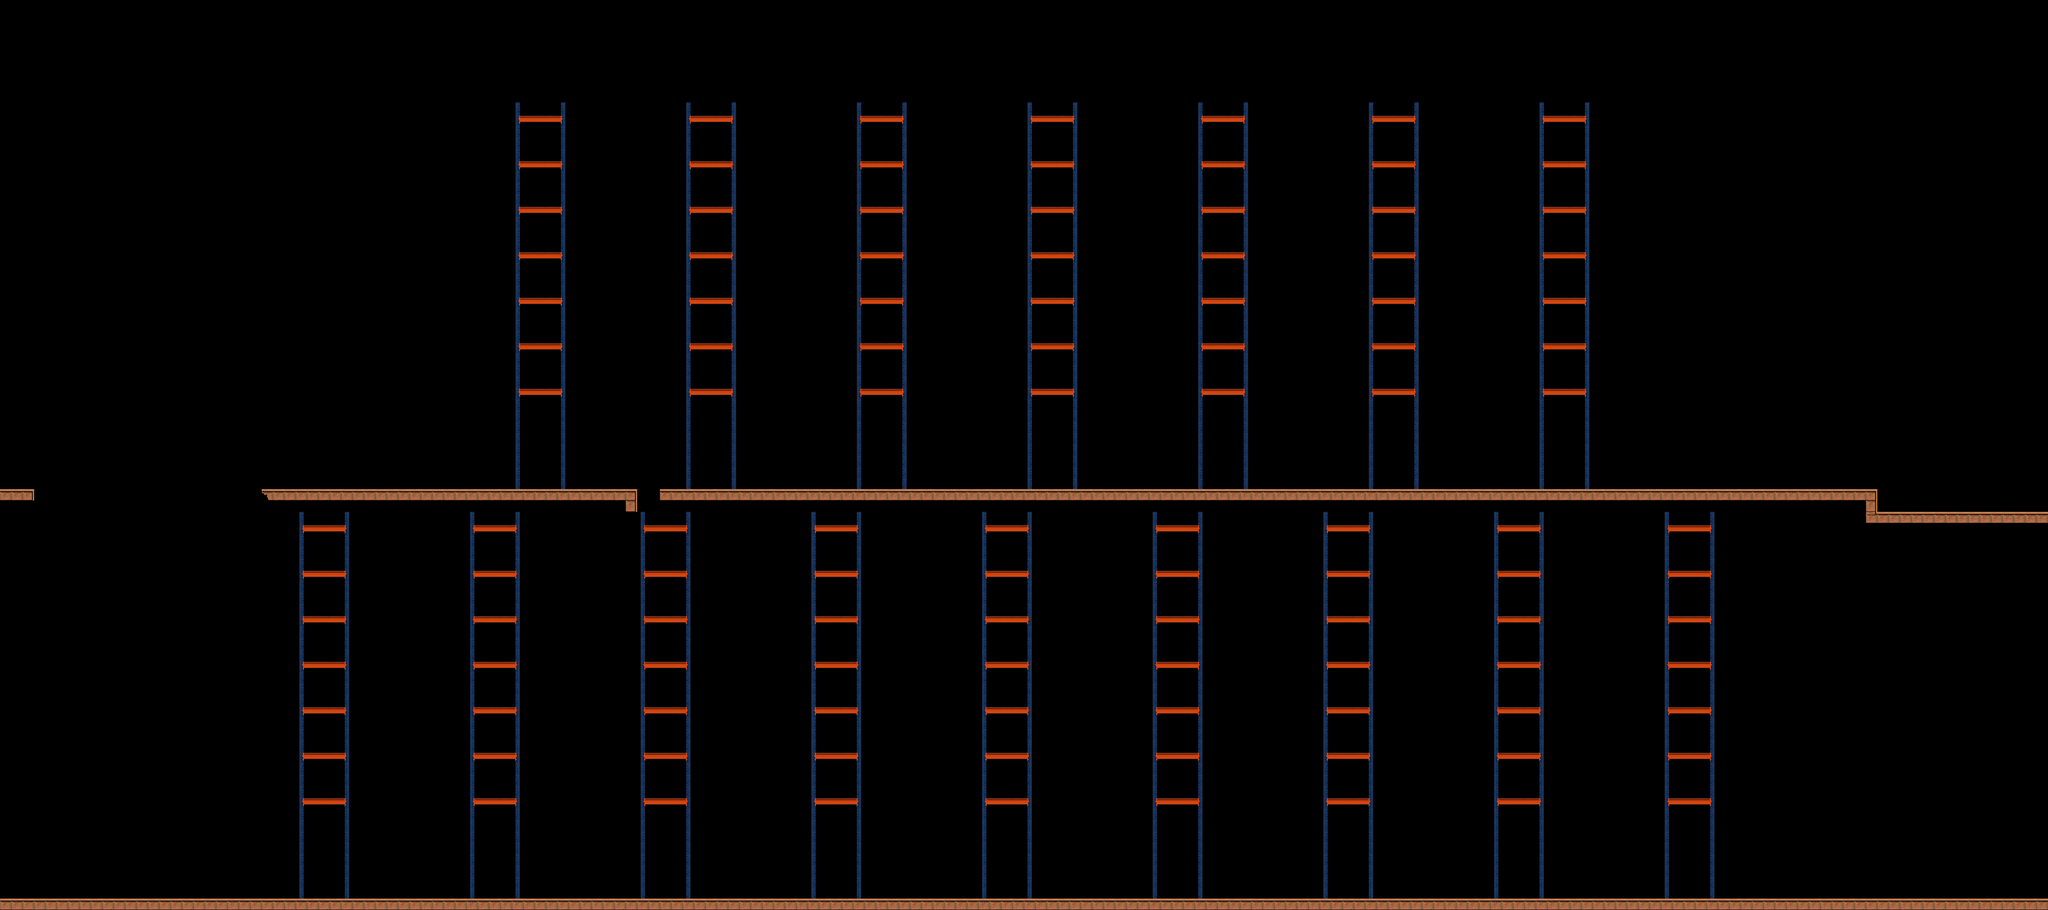

The image is a tile-based game level rendered from a .tmx file. Its description and source (layers, tilesets, objects; grid data summarised) follow:
An orthogonal 180x80 tile map with 32x32 px tiles, 1 tile layer (Слой тайлов 1) and 117 objects.

<map version="1.2" tiledversion="1.2.5" orientation="orthogonal" renderorder="right-down" width="180" height="80" tilewidth="32" tileheight="32" infinite="0" nextlayerid="4" nextobjectid="121">
 <tileset firstgid="1" source="TilesFull.tsx" />
 <layer id="2" name="Слой тайлов 1" width="180" height="80">
  <data>[14400 cells, 1765 non-empty, 10 distinct tile ids]</data>
 </layer>
 <objectgroup id="3" name="collision-layer">
  <object id="1" x="96" y="1376">
   <polyline points="0,0 -96,0" />
  </object>
  <object id="3" x="0" y="2528">
   <polyline points="0,0 5760,0" />
  </object>
  <object id="4" x="1452" y="326.333">
   <polyline points="0,0 132.333,0.666667" />
  </object>
  <object id="5" x="1555" y="329">
   <polyline points="-103.333,125.667 28.9997,126.333" />
  </object>
  <object id="6" x="1582" y="442.333">
   <polyline points="-130,140.333 2.333,141" />
  </object>
  <object id="7" x="1574.33" y="709.333">
   <polyline points="-120.333,1.66667 11.9997,2.33333" />
  </object>
  <object id="8" x="1456.67" y="844">
   <polyline points="-2.66667,-5 129.666,-4.33333" />
  </object>
  <object id="9" x="1491.67" y="983.333">
   <polyline points="-37.6667,-16.6667 94.6663,-16" />
  </object>
  <object id="10" x="1492" y="1112.33">
   <polyline points="-37.3333,-17.6667 94.9997,-17" />
  </object>
  <object id="11" x="1588" y="268.003">
   <polyline points="346.667,59.3333 479,60" />
  </object>
  <object id="12" x="1691" y="270.67">
   <polyline points="243.334,185 375.666,185.666" />
  </object>
  <object id="13" x="1718" y="384.003">
   <polyline points="216.667,199.666 349,200.333" />
  </object>
  <object id="14" x="1710.33" y="651.003">
   <polyline points="226.334,61 358.666,61.6667" />
  </object>
  <object id="15" x="1592.67" y="785.67">
   <polyline points="344,54.3333 476.333,55" />
  </object>
  <object id="16" x="1627.67" y="925.003">
   <polyline points="309,42.6666 441.333,43.3333" />
  </object>
  <object id="17" x="1628" y="1054">
   <polyline points="309.333,41.6666 441.666,42.3333" />
  </object>
  <object id="18" x="2526" y="-201.997">
   <polyline points="-115,528.5 17.333,529.167" />
  </object>
  <object id="19" x="2629" y="-199.33">
   <polyline points="-218.333,654.167 -86.0003,654.833" />
  </object>
  <object id="20" x="2656" y="-85.997">
   <polyline points="-245,668.833 -112.667,669.5" />
  </object>
  <object id="21" x="2648.33" y="181.003">
   <polyline points="-235.333,530.167 -103,530.833" />
  </object>
  <object id="22" x="2530.67" y="315.67">
   <polyline points="-117.667,523.5 14.666,524.167" />
  </object>
  <object id="23" x="2565.67" y="455.003">
   <polyline points="-152.667,511.833 -20.3337,512.5" />
  </object>
  <object id="24" x="2566" y="584">
   <polyline points="-152.333,510.833 -20.0003,511.5" />
  </object>
  <object id="25" x="3252" y="268.003">
   <polyline points="-361,59 -228.667,59.6667" />
  </object>
  <object id="26" x="3355" y="270.67">
   <polyline points="-464.333,184.667 -332,185.333" />
  </object>
  <object id="27" x="3382" y="384.003">
   <polyline points="-491,199.333 -358.667,200" />
  </object>
  <object id="28" x="3374.33" y="651.003">
   <polyline points="-481.333,60.6667 -349,61.3333" />
  </object>
  <object id="29" x="3256.67" y="785.67">
   <polyline points="-363.667,54 -231.334,54.6667" />
  </object>
  <object id="30" x="3291.67" y="925.003">
   <polyline points="-398.667,42.3333 -266.334,43" />
  </object>
  <object id="31" x="3292" y="1054">
   <polyline points="-398.333,41.3333 -266,42" />
  </object>
  <object id="32" x="1968" y="122.003">
   <polyline points="1402.83,205 1535.17,205.667" />
  </object>
  <object id="33" x="2071" y="124.67">
   <polyline points="1299.5,330.667 1431.83,331.333" />
  </object>
  <object id="34" x="2098" y="238.003">
   <polyline points="1272.83,345.333 1405.17,346" />
  </object>
  <object id="35" x="2090.33" y="505.003">
   <polyline points="1282.5,206.667 1414.83,207.333" />
  </object>
  <object id="36" x="1972.67" y="639.67">
   <polyline points="1400.17,200 1532.5,200.667" />
  </object>
  <object id="37" x="2007.67" y="779.003">
   <polyline points="1365.17,188.333 1497.5,189" />
  </object>
  <object id="38" x="2008" y="908">
   <polyline points="1365.5,187.333 1497.83,188" />
  </object>
  <object id="39" x="2906" y="-347.997">
   <polyline points="941.167,674.167 1073.5,674.834" />
  </object>
  <object id="40" x="3009" y="-345.33">
   <polyline points="837.834,799.834 970.166,800.5" />
  </object>
  <object id="41" x="3036" y="-231.997">
   <polyline points="811.167,814.5 943.5,815.167" />
  </object>
  <object id="42" x="3028.33" y="35.003">
   <polyline points="820.834,675.834 953.167,676.5" />
  </object>
  <object id="43" x="2910.67" y="169.67">
   <polyline points="938.5,669.167 1070.83,669.834" />
  </object>
  <object id="44" x="2945.67" y="309.003">
   <polyline points="903.5,657.5 1035.83,658.167" />
  </object>
  <object id="45" x="2946" y="438">
   <polyline points="903.834,656.5 1036.17,657.167" />
  </object>
  <object id="46" x="3632" y="122.003">
   <polyline points="695.167,204.667 827.5,205.333" />
  </object>
  <object id="47" x="3735" y="124.67">
   <polyline points="591.834,330.334 724.167,331" />
  </object>
  <object id="48" x="3762" y="238.003">
   <polyline points="565.167,345 697.5,345.667" />
  </object>
  <object id="49" x="3754.33" y="505.003">
   <polyline points="574.834,206.333 707.167,207" />
  </object>
  <object id="50" x="3636.67" y="639.67">
   <polyline points="692.5,199.667 824.833,200.333" />
  </object>
  <object id="51" x="3671.67" y="779.003">
   <polyline points="657.5,188 789.833,188.667" />
  </object>
  <object id="52" x="3672" y="908">
   <polyline points="657.834,187 790.167,187.667" />
  </object>
  <object id="53" x="924" y="1194.33">
   <polyline points="-81,284.333 51.333,285" />
  </object>
  <object id="54" x="1027" y="1197">
   <polyline points="-184.333,410 -52.0003,410.666" />
  </object>
  <object id="55" x="1054" y="1310.33">
   <polyline points="-211,424.666 -78.667,425.333" />
  </object>
  <object id="56" x="1046.33" y="1577.33">
   <polyline points="-201.333,286 -69.0003,286.667" />
  </object>
  <object id="57" x="928.67" y="1712">
   <polyline points="-83.6667,279.333 48.666,280" />
  </object>
  <object id="58" x="963.67" y="1851.33">
   <polyline points="-118.667,267.667 13.6663,268.333" />
  </object>
  <object id="59" x="964" y="1980.33">
   <polyline points="-118.333,266.667 13.9997,267.333" />
  </object>
  <object id="60" x="1060" y="1136">
   <polyline points="265.667,343.667 398,344.333" />
  </object>
  <object id="61" x="1163" y="1138.67">
   <polyline points="162.334,469.333 294.666,469.999" />
  </object>
  <object id="62" x="1190" y="1252">
   <polyline points="135.667,483.999 268,484.666" />
  </object>
  <object id="63" x="1182.33" y="1519">
   <polyline points="145.334,345.333 277.666,346" />
  </object>
  <object id="64" x="1064.67" y="1653.67">
   <polyline points="263,338.667 395.333,339.333" />
  </object>
  <object id="65" x="1099.67" y="1793">
   <polyline points="228,327 360.333,327.667" />
  </object>
  <object id="66" x="1100" y="1922">
   <polyline points="228.333,326 360.666,326.667" />
  </object>
  <object id="67" x="1998" y="666.003">
   <polyline points="-196,812.833 -63.667,813.5" />
  </object>
  <object id="68" x="2101" y="668.67">
   <polyline points="-299.333,938.5 -167,939.166" />
  </object>
  <object id="69" x="2128" y="782.003">
   <polyline points="-326,953.166 -193.667,953.833" />
  </object>
  <object id="70" x="2120.33" y="1049">
   <polyline points="-316.333,814.5 -184,815.166" />
  </object>
  </objectgroup>
</map>
<!-- 48 of 117 objects omitted -->